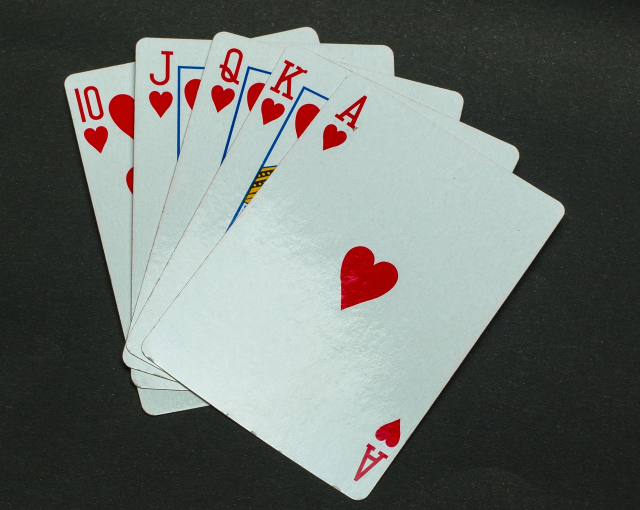
#> input picture nadoCoding/data/poker.jpg, 1280 x 1020 px, found by its file name (shown at 1/2 size)
$ python '미니프로젝트_이미지스캐너.py'
#> lines starting #> are read from the running program, lines starting #| are printed output that depends on the picture
import cv2
import numpy as np
import sys

# 미니프로젝트
# 반자동 문서 스캐너 만들기


# 이미지 원근 변환 할때
# 그림판에서 픽셀 위치값을 얻어오는 번거로움이 있었음
# 이것을 이미지에서 직접 값을 얻을 수 있게 함


# 마우스 이벤트 등록


# EVENT
# 사용 가능한 이벤트 목록:

# cv2.EVENT_MOUSEMOVE: 마우스가 움직일 때 발생
# cv2.EVENT_LBUTTONDOWN: 마우스 왼쪽 버튼을 눌렀을 때 발생
# cv2.EVENT_RBUTTONDOWN: 마우스 오른쪽 버튼을 눌렀을 때 발생
# cv2.EVENT_MBUTTONDOWN: 마우스 가운데 버튼을 눌렀을 때 발생
# cv2.EVENT_LBUTTONUP: 마우스 왼쪽 버튼을 뗐을 때 발생
# cv2.EVENT_RBUTTONUP: 마우스 오른쪽 버튼을 뗐을 때 발생
# cv2.EVENT_LBUTTONDBLCLK: 마우스 왼쪽 버튼을 더블클릭했을 때 발생


# 이벤트가 발생했을때 불러와지는 좌표를 저장하는 리스트
point_list = []
img = cv2.imread('nadoCoding/data/poker.jpg')
#> img is the input picture: shape (1020, 1280, 3); mean B, G, R 108.4, 112.6, 107.2
resized_img = cv2.resize(img, (233, 300))  # (width, height) 순으로 지정
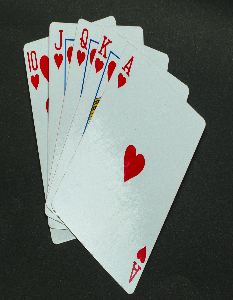
#> resized_img: shape (300, 233, 3); mean B, G, R 108.3, 112.5, 107.1

color = (255,0,255) # 핑크색
thickness = 3   # 직선두께
drawing = False # 선을 그릴지 여부
# 일단 false로 뒀다가 클릭 뒤 선을 그리도록 True로 바꿔줄예정
def mouse_handler(event, x ,y , flags, param):
    global drawing
    dst_img = resized_img.copy()

    if event == cv2.EVENT_LBUTTONDOWN: # 왼쪽 버튼 Down
        drawing = True # 선을 그리기 시작
        point_list.append((x, y))

    if drawing: # drawing이 True면
        prev_point = None   # 직선의 시작점
        for point in point_list:
            # 도형그려보기(반지름 : 5)
            cv2.circle(dst_img, point, 3, color, cv2.FILLED )
            if prev_point:  #첫번째 점을 찍었을때는 아직 prev_point가 없음
                cv2.line(dst_img, prev_point, point, color, thickness, cv2.LINE_AA)
            prev_point = point

        # 마지막 선긋기
        next_point = (x,y)
        if len(point_list) == 4:
            show_result()   # 결과출력
            next_point = point_list[0]  # 첫번째 지점
            # point 리스트 배열에 4개가 다 차게되면 더이상 마우스를 따라오지 않고
            # 0번 인덱스의 지점으로 직선을 연결하도록 함
        cv2.line(dst_img, next_point, point, color,thickness,cv2.LINE_AA)

    cv2.namedWindow('img',cv2.WINDOW_NORMAL)
    cv2.imshow('img', dst_img)

    # 마지막 부분은 직선으로 이어지지 않음!!!
    # 실시간 선긋기로 수정
def show_result():
    width, height = 233,300
    src = np.float32(point_list)
    dst = np.float32([[0, 0], [width, 0], [width, height], [0, height]])
    # 좌상,우상,우하,좌하(시계방향)

    matrix = cv2.getPerspectiveTransform(src, dst)  #matrix얻어옴
    result = cv2.warpPerspective(resized_img, matrix, (width, height))   #matrix대로 변환
    cv2.namedWindow('result',cv2.WINDOW_NORMAL)
    cv2.imshow('result', result)


cv2.namedWindow('img',cv2.WINDOW_NORMAL)
#img란 이름의 윈도우를 먼저 만듬 : 여기에 마우스 이벤트를 처리하기 위한 핸들러 적용

cv2.setMouseCallback('img', mouse_handler)
cv2.imshow('img', resized_img)
cv2.waitKey()
cv2.destroyAllWindows()
